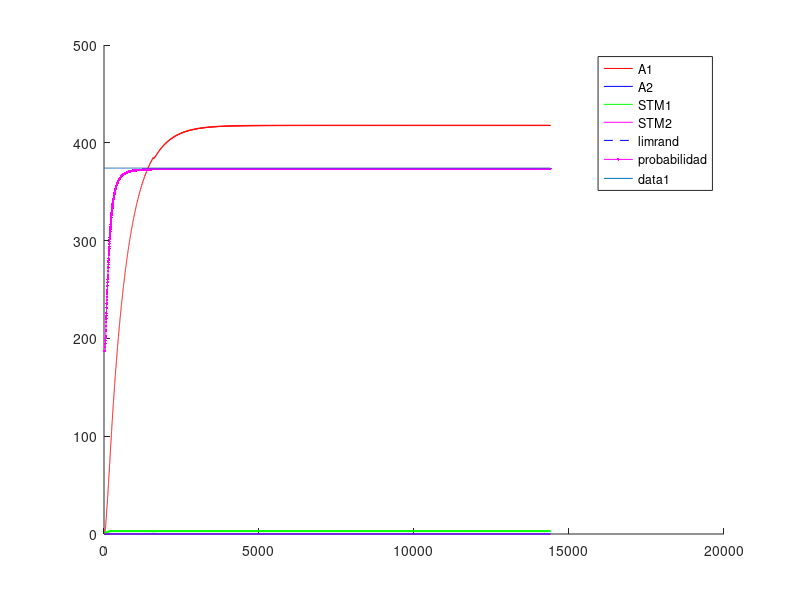
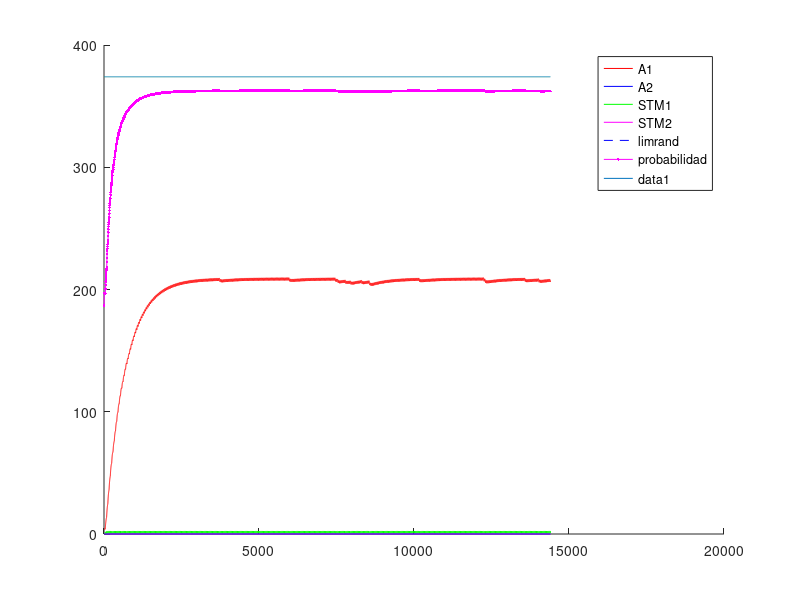
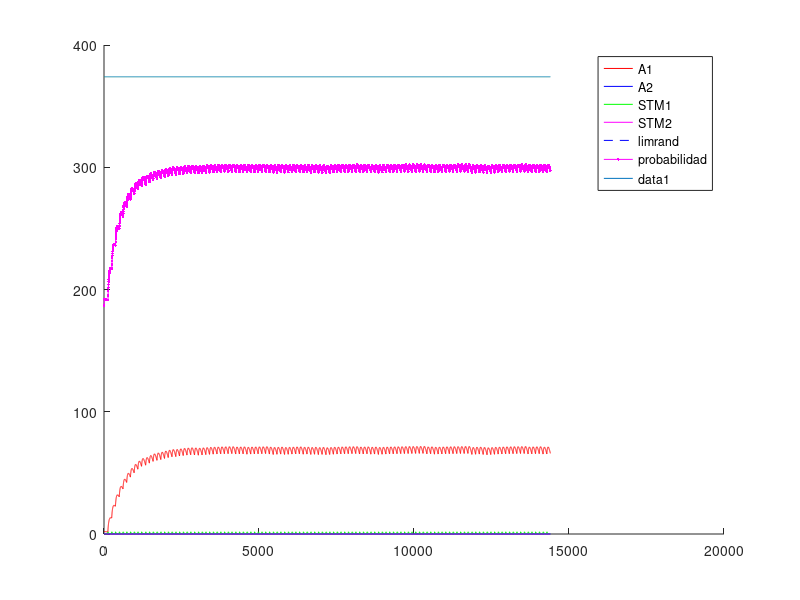
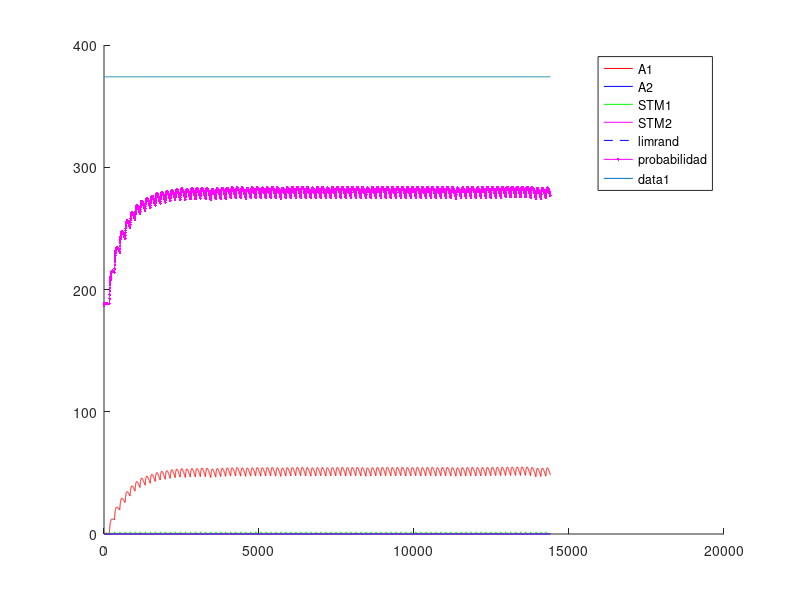

Write the MATLAB code that produced these figures, in order.
%% Experimento con Variable-Interval - VI - intervalo Variable
%% Existen multiples intancias de palanquelo (cada vez que realiza respuesta decide si realiza otra o no)
%% Luego que transcurre el intervalo, si el animal realiza una respuesta obtiene refuerzo.
%% Un trial dura 3600 segundos.
%% Una sesion 1 o 3 trial (seg´un la dinamica del animal)
%% 5 sesiones por Experimento. Cada sesion es un intervalo diferente.
%% 1 experimento
%% Tiempo para realizar un respuesta 1 segundo
%% 
%% La probabilidad de eleccion se ajusta al nivel de maxima frecuencia de palanqueo
%% 

close all
clc
clear

%% Matriz de pago 0 1 

%%% Se ajusto la apreciacion de las cantidades de refuerzo 
function rf = feel(pellets)
  rf=0;
  if (nargin~=0)
    rf=(12.8*(1-exp(-.25.* pellets.^(2))))+(12.8*(1-exp(-.5.* pellets)));
  else
    error ("Faltan parametros");
  endif
endfunction
%% 
%% 

%% INICIALIZATION
%%%%%% CONSTANTES DE SESIONES
Ntrial  =  1 ;   %% un trial de 3600 segundos
tTrial  =  3600; %% en segundos
tResp   =  1;    %% en segundos
tMuestreo = 0.25;%% en segundos
Nses    =  5 ;
Vi=[5,10,30,40,60]; %% valores medios de intervalos variables
Ntest   =  1;
limrand =  0.138;
saving  =  0.01 ;
%%%%%% CONSTANTES DE DECAIMIENTO
alpha = 1*tMuestreo;
beta  = 0.125*tMuestreo ;
gamma = 0.0067*tMuestreo;%0.025 ; 
delta = 1*tMuestreo;
%%%%%% INICIALIZACION
palanca = zeros(2,1);
Rf_1=0;
Rf_2=0;
A1=zeros(1,Ntest);
A2=zeros(1,Ntest);
stm_1=zeros(2,Ntest);
stm_2=zeros(2,Ntest);
d=1;

sesion = zeros(Nses,1);
trialXsesion = zeros(Nses,Ntrial);
terminal_sesion=zeros(Nses,1);
nb_resp = zeros(Nses,Ntest);
refuerzo = zeros(Nses,Ntest);
t_ref = zeros(Nses,1);
%contadorP1=0;
%contadorP2=0;
contadorI=0;
cum_resp = zeros(Nses,1);

%% CALCULO DE AROUSAL MAXIMO
%% Iteraciones de respuesta refuerzo para encotnrar el STM medio
Nconfig=5; %% Tasa de respuesta de configuracion
%plot([1:0.01:20],(12.8*(1-exp(-.25.* [1:0.01:20].^(2))))+(12.8*(1-exp(-.5.* [1:0.01:20]))),'.k')
R1 = floor(feel(1)); %tiempo de refuezo para R
l1 = Nconfig/tMuestreo; % duracion entre trials
suma = 0; %suma es un valor necesaria para calcular max1 y min1
suma = alpha*R1 %% Refuerzo cada N respuestas
iter=100; %% numero de iteraciones para que converja el stm
max1 = 0; %maximum de stm1
min1 = 0; %minimum de stm1
for i = 1:iter 
  suma = (1-beta)^(Nconfig/tMuestreo)*suma;%% Instantes que decae el stm
  min1=suma;
  suma += alpha*R1; %Refuerzo
  max1=suma;
end
comp=.88;
S1 = (((max1-min1)*(comp*l1))/2)+min1*comp*l1; %calcul de la superficie del triangulo mas la de el rectangulo
stm_1_medio = S1/(l1);
A1max = (delta/gamma)*stm_1_medio;

%% INICIO DE LAS ITERATIONS
for l = 1:Ntest  %% TESTES
  Num=0;
  for k = 1:Nses  %% SESIONES (cambia el N)
    i=1;
    %duracion = [1,tTrial*ones(1,Ntrial)];
    
    contador = 1;
    contadorI =1;
    %palanca(1)=randi(2);
    
    %% Agregar intervalo de refuerzos  %%
    intervalo=Vi(k);
    if k>1
      A1(Num+1,l)=saving*A1(Num,l);
      A2(Num+1,l)=saving*A2(Num,l);
      stm_1(Num+1,l)=0*stm_1(Num,l);
      stm_2(Num+1,l)=0*stm_2(Num,l); 
      %%% ELECCION DE LA PRIMERA PALANCA 
%      if A1(Num,1)>A2(Num,1)
%        palanca(2)=1;
%      else
%        palanca(2)=2;
%      end
    end       
    P1(i,k)=0.5;
    %P2(i,k)=0.5;
    for j=2:(Ntrial*tTrial/tMuestreo) %% Todos los trials juntos
      
      if contador == tResp/tMuestreo %duracion(i)
        contador = 1;
        i = i+1 ;
        J = j ;
        if (i==3605)
        aa=1;
        endif
        P1(i,k)=0.5*(1-exp(-(5*A1((j-1)+Num,l))/A1max))+0.5; %probabilidad en exponential
        
        a = rand ;
        %%% ELECCION DE LA PALANCA %%% Basicamente elige palanquear o no palanquear
        if (A1((j-1)+Num,l)<=limrand)&&(A2((j-1)+Num,l)<=limrand)
          palanca(i)=randi(2);
        elseif (A1((j-1)+Num,l)>=limrand)&&(A2((j-1)+Num,l)<=limrand)
          if a>=P1(i,k)
            palanca(i)=2;
          else
            palanca(i)=1;
          end
        elseif (A1((j-1)+Num,l)>A2((j-1)+Num,l))
          if a>=P1(i,k)
            palanca(i)=2;
          else
            palanca(i)=1;
          end
        end
        

        %%% REFUERZO %%%
        if (contadorI >= intervalo/tMuestreo)
          if (palanca(i)==1)
            Rfz=floor(feel(1));
            Rf_1 = Rfz;
            Rf_2 = 0;
            contadorI =1;
            dispe =.5; %% dispercion del 50% del valor de la intervalo
            %intervalo = Vi(k)*(1 + dispe*(1-2*rand));
            refuerzo(k,l)++;
            t_ref(k,i)=1;
          else
          %contador++;
          contadorI++;
          Rf_1=0;
          Rf_2=0;
          endif
        else
        %contador++;
        contadorI++;
        Rf_1=0;
        Rf_2=0;
        endif
      else
        contador++;
        contadorI++;
        Rf_1=0;
        Rf_2=0;
      end
      stm_1(j+Num,l)=(1-beta)*stm_1((j-1)+Num,l)+alpha*Rf_1;
      stm_2(j+Num,l)=(1-beta)*stm_2((j-1)+Num,l)+alpha*Rf_2;
      A1(j+Num,l)=(1-gamma)*A1((j-1)+Num,l)+delta*stm_1(j+Num,l);
      A2(j+Num,l)=(1-gamma)*A2((j-1)+Num,l)+delta*stm_2(j+Num,l);
    end
    
    
    %%% CONTADOR DE A QUE J SE CAMBIA LA SESION
    %sesion(k-1,l)=j;
    sesion(k,l)=j+Num;
    %%% DEFINICION DE NUM
%    compteur = 0 ;
%    for i=1:length(A1(:,l))
%      if A1(i,l)~=0
%        compteur = compteur +1;
%      end
%    end
%    Num=compteur;
    Num = j+Num;
    Sizemat = length(A1);
    
    if palanca(1)==1
      nb_resp(k,l)=1;
      cum_resp(k,1)=1;
    end
    for j = 2:length(palanca)
      if palanca(j)==1
        %nb_coop(k-1,l)= nb_coop(k-1,l)+1;
        nb_resp(k,l)++;
        cum_resp(k,j)=cum_resp(k,j-1)+1;
      else
        cum_resp(k,j)=cum_resp(k,j-1);
      end
    end
  end
end


%%% PRUEBAS 
%%% ENCONTRA LA LONGITUD REAL DEL EXPERIMENTACION
nonnul = zeros(Ntest,1);
for k=1:Ntest
  for i=1:length(A1)
    if A1(i,k) ~= 0
      nonnul(k)=nonnul(k)+1;
    end
  end
end

%%% PRUEBA I _ PESO DE LA EXPERIMENTACION EN LA MEMORIA
porcent = 0;
for i = 1:Ntest
  if sum(A1(:,i)) > 10 * sum(A2(:,i))
    porcent = porcent +1;
  end
end

%%% PRUEBA II _ SI LA EXCITATION ALCANZA A SU MAXIMUM
maxima = zeros(Ntest,1);
for k = 1:Ntest
  if floor(max(A1(:,k))) == floor(max(max(A1))) 
    maxima(k) = maxima(k) +1;
  end
end

%%% PRUEBA III _ EN QUE SESION LA PALANCA GANA DE VERDAD
%ird = zeros(Ntest,1);
%for k = 1:Ntest
%  i=1;
%  while 1
%    if A1(nonnul(k)-i,k) < limrand
%      ird(k) = nonnul(k)-i+1;
%      break;
%    else
%      i=i+1;
%    end
%  end
%end
%
%%%% PRUEBA IV _ CONVIERTE J EN NUMERO DE SESION
%for k = 1:Ntest
%  i=1;
%  while 1
%    if ird(k) <= sum(sesion(1:i)+50)
%      ird(k)=i;
%      break;
%    else
%      i=i+1;
%    end
%  end
%end

%%% PRUEBA V _ PORCENTAJE DE COOPERACION POR SESION / EXPERIMENTO


%porcentaje_coop_sesion=zeros(Nses,Ntest);
%porcentaje_coop_experimento=zeros(Ntest,1);
%for k = 1:Ntest
%  porcentaje_coop_experimento(k)=sum(nb_coop(:,k))/(Ntrial*Nses)*100;
%end

%for i=1:Ntest
%  terminal_sesion(1,i)=sesion(1,i);
%  for j=2:Nses
%    terminal_sesion(j,i)=sesion(j,i)+terminal_sesion(j-1,i);
%  end
%end

%%% DEMOSTRACION 


%promedio_sesion=sum(ird)/Ntest
%porcent_10xsuperior_al_otra=porcent/Ntest * 100;
%cuanto_alcanzan_al_maxima=sum(maxima)/Ntest * 100;
%porcentaje_coop_experimento;
%porcentaje_coop_sesion=floor(nb_coop/Ntrial*100);

resp_por_segundos=nb_resp/length(palanca); %numero de respuestas dividido por el numero de respestas maximal posible


for i=1:Ntest
  for j=1:Nses
    figure
    hold on
    %plot(sesion(j,i)*ones(1,max(max(A1(:,i)))),(1:max(max(A1(:,i)))),'--k');
    %h=plot((sesion(j,i).*tMuestreo)*ones(1,max(max(A1(:,i)))),(1:max(max(A1(:,i)))),'--k');
    %set(h, "linewidth", 2);
    if j==1
      plot(1:Ntrial*tTrial/tMuestreo,A1(1:sesion(j,i),i),'r',1:Ntrial*tTrial/tMuestreo,A2(1:sesion(j,i),i),'b',1:Ntrial*tTrial/tMuestreo,stm_1(1:sesion(j,i),i),'g',1:Ntrial*tTrial/tMuestreo,stm_2(1:sesion(j,i),i),'m',1:Ntrial*tTrial/tMuestreo,limrand*ones(1,Ntrial*tTrial/tMuestreo),'--b');
      plot((1:(Ntrial*tTrial))/tMuestreo,P1(:,j)'*A1max,'.-m');
      legend("A1","A2","STM1","STM2","limrand","probabilidad");
    else
      plot(1:Ntrial*tTrial/tMuestreo,A1(sesion(j-1,i)+1:sesion(j,i),i),'r',1:Ntrial*tTrial/tMuestreo,A2(sesion(j-1,i)+1:sesion(j,i),i),'b',1:Ntrial*tTrial/tMuestreo,stm_1(sesion(j-1,i)+1:sesion(j,i),i),'g',1:Ntrial*tTrial/tMuestreo,stm_2(sesion(j-1,i)+1:sesion(j,i),i),'m',1:Ntrial*tTrial/tMuestreo,limrand*ones(1,Ntrial*tTrial/tMuestreo),'--b');
      plot((1:(Ntrial*tTrial))/tMuestreo,P1(:,j)'*A1max,'.-m');
      legend("A1","A2","STM1","STM2","limrand","probabilidad");
    endif
    plot(1:Ntrial*tTrial/tMuestreo,A1max*ones(1,Ntrial*tTrial/tMuestreo));
    hold off
  endfor
endfor


%% Maximos exitos por tasa= 10-360 - 30-120 - 40-65 - 60-60 

color = 'rgbmkmrgbk';
figure
hold on
for i=1:Ntest
  plot(Vi,resp_por_segundos(:,i),'Color',color(i));
  title('Respuestas por segundos');
  xlabel('Intervalos');
  ylabel('Respuestas/segundos');
  for j=1:Nses
    plot(Vi(j)*ones(1,floor(resp_por_segundos(j,i)*100)+1),(0:floor(resp_por_segundos(j,i)*100))/100,'k');
  end
end
hold off

figure
hold on
for i=1:Ntest
  plot(refuerzo(:,i),resp_por_segundos(:,i),'Color',color(i));
  title('Respuestas y refuerzo');
  xlabel('Refuezo/horas');
  ylabel('Respuestas/segundos');
  for j=1:Nses
    plot(refuerzo(j)*ones(1,floor(resp_por_segundos(j,i)*100)+1),(0:floor(resp_por_segundos(j,i)*100))/100,'k');
    a = strcat('Num= ',num2str(Vi(j)));
    if j==3
      text(refuerzo(j),-.085,a);
    elseif j==4
      text(refuerzo(j),-.1,a);
    elseif j==5
      text(refuerzo(j),-.03,a);
    else
      text(refuerzo(j),-.06,a);
    end
  end
end
hold off



figure
hold on
for i=1:Nses
  plot(1:Ntrial*tTrial,cum_resp(i,:),'Color',color(i));
  a=find(t_ref(i,:)==1);
  aFI.(num2str(i))=a;
  plot(a,cum_resp(i,a),'k+');
  title('Cumulative records');
  xlabel('Time');
  ylabel('Cumulative responses');
end
hold off

resp_por_segundosFI = resp_por_segundos;
refuerzoFI = refuerzo;
cum_respFI = cum_resp;

save FI resp_por_segundosFI refuerzoFI cum_respFI; 
save ("-mat-binary", "aFI", "aFI");